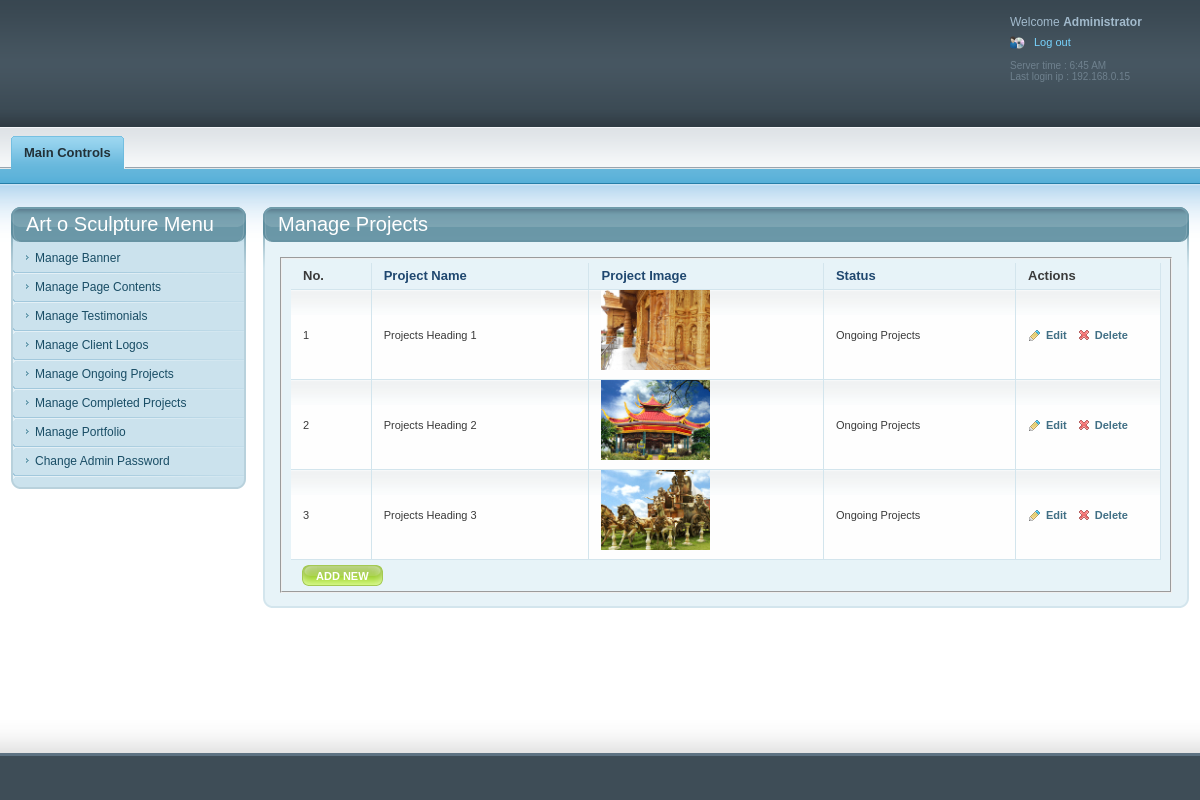
The page /code/admin/manage_projects.php?project_status=O (signed in) on the database its author committed.
### tables this page shows
CREATE TABLE `projects` (
  `project_id` int(10) NOT NULL AUTO_INCREMENT,
  `project_name` varchar(255) NOT NULL,
  `project_desc` text NOT NULL,
  `project_thumb` varchar(255) NOT NULL,
  `project_big` varchar(255) NOT NULL,
  `project_status` enum('O','C') NOT NULL DEFAULT 'O',
  PRIMARY KEY (`project_id`)
);

### code/admin/manage_projects.php (the view, shortened to what this page needs)
<?php
include("include/header.php");
?>
<div id="page">
	<div class="inner">
   <?php
   if($_REQUEST['flag'] == "edit" || $_REQUEST['flag'] == "add")
   {
   		$show=mysql_fetch_array(mysql_query("select * from `projects` where project_id = '$_REQUEST[edit_id]' and `project_status` = '$_REQUEST[project_status]'"));
   ?>
        <div class="section">
            <div class="title_wrapper">
                <h2>Manage <?php echo $show['project_name']; ?></h2>
                <span class="title_wrapper_left"></span>
                <span class="title_wrapper_right"></span>
            </div>
            <div class="section_content">
                <div class="sct">
                    <div class="sct_left">
                        <div class="sct_right">
                            <div class="sct_left">
                                <div class="sct_right">
                                    <form action="<?php echo $_SERVER['PHP_SELF']; ?>" class="search_form general_form" method="post" enctype="multipart/form-data">
                                    	<input type="hidden" name="project_id" value="<?php echo $show['project_id']; ?>"/>
                                        <input type="hidden" name="project_status" value="<?php echo $_REQUEST['project_status']; ?>"/>
									<?php
                                    if($_REQUEST['flag'] =="add")
                                    {
                                    ?>
                                        <input type="hidden" name="flag" value="1"/>
                                    <?php
                                    }
                                    else
                                    {
                                    ?>
                                    	<input type="hidden" name="flag" value="2"/>
                                    <?php
                                    }
                                    ?>
                                        <fieldset>
                                            <div class="forms">
                                            	<div class="row">
                                                	<label style="width:130px;">Project Name:</label>
                                                	<div class="inputs" style="width:250px;">
                                                    	<span class="input_wrapper" style="width:300px;">
                                                        	<input class="text" name="project_name" type="text" value="<?php echo $show['project_name']; ?>" />
                                                        </span>
                                                	</div>
                                            	</div>
                                                <div class="row">
                                                	<label>Project Image:</label>
                                                	<div class="inputs">
                                                    	<span class="input_wrapper blank">
                                                        	<img src="<?php echo $show['project_thumb'] ?>" width="100" alt="<?php echo $show['project_name'] ?>"/>&nbsp;<input class="text" name="banner_image" id="banner_image" type="file"/>
                                                        </span>
                                                	</div>
                                            	</div>
                                              <div class="row" style="margin-bottom:20px;">
                                                    <label style="width:130px;">Project Description:</label>
                                                  <div class="inputs"><span class="input_wrapper textarea_wrapper blank">
                                                    <textarea class="text" name="project_desc" id="ajaxfilemanager" ><?php echo stripslashes($show['project_desc']); ?></textarea>
                                                  </span></div>
                                              </div>
  												<div class="row">
                                                	<label style="width:130px;">Project Status:</label>
                                                	<div class="inputs">
                                                    	<span class="input_wrapper_blank">
                                                        	<input name="project_status" type="radio" value="O"
															<?php if($_REQUEST['flag'] == "edit")
																	{
																		if($show['project_status'] == "O")
																		{
																			echo "checked";
																		}
																	}
																	if($_REQUEST['flag'] == "add")
																	{
																		echo "checked";
																	}
															   ?> />&nbsp;Ongoing Projects&nbsp;&nbsp;
                                                            <input name="project_status" type="radio" value="C"
															<?php if($show['project_status'] == "C")
															{
																echo "checked";
															}
																?> />&nbsp;Completed Projects
                                                        </span>
                                                	</div>
                                            	</div>
                                            	<div class="row">
                                                <div class="buttons">
                                                    <ul style="list-style-type:none;">
                                                        <li><span class="button send_form_btn"><span><span><?php if($_REQUEST['flag'] == "add"){ ?>SAVE<?php }
														if($_REQUEST['flag'] == "edit")
														{ ?>UPDATE<?php } ?></span></span>
                                                        <input name="" type="submit" /></span></li>
                                                        <li><span class="button cancel_btn"><span><span>CANCEL</span></span>
                                                        <input name="" type="button" onclick="location.href='manage_projects.php?project_status=<?php echo $_REQUEST['project_status'];?>'" /></span></li>
                                                    </ul>
                                                </div>
                                            </div>
                                           </div>
                                        </fieldset>
                                    </form>
                                </div>
                            </div>
                        </div>
                    </div>
                </div>
                <span class="scb"><span class="scb_left"></span><span class="scb_right"></span></span>
            </div>
		</div>
  <?php
  	}
	else
	{
		$sql=mysql_query("select * from `projects` where `project_status` = '$_REQUEST[project_status]' order by `project_id`");
  ?>
     	<div class="section">
    		<div class="title_wrapper">
        		<h2>Manage Projects</h2>
       			<span class="title_wrapper_left"></span>
        		<span class="title_wrapper_right"></span>
    		</div>
			<div class="section_content">
                <div class="sct">
                    <div class="sct_left">
                        <div class="sct_right">
                            <div class="sct_left">
                                <div class="sct_right">
                                    <form action="#">
                                    <fieldset>
                                    <div class="table_wrapper">
                                        <div class="table_wrapper_inner">
                                        <table cellpadding="0" cellspacing="0" width="100%">
                                            <tbody>
                                            <tr>
                                                <th>No.</th>
                                                <th><a href="#">Project Name</a></th>
                                                <th><a href="#">Project Image</a></th>
                                                <th><a href="#">Status</a></th>
                                                <th style="width: 96px;">Actions</th>
                                            </tr>
										<?php
                                        $i=1;
                                        while($show=mysql_fetch_array($sql))
                                        {
                                        ?>
                                            <tr class="first">
                                                <td><?php echo $i; ?></td>
                                                <td><?php echo $show['project_name']; ?></td>
                                                <td><img src="<?php echo $show['project_thumb']; ?>" height="80" alt="<?php echo $show['project_name']; ?>"/></td>
                                                <td><?php if($show['project_status'] == "O"){echo "Ongoing Projects";}else{echo "Completed Projects";} ?></td>
                                                <td style="width: 96px;">
                                                    <div class="actions_menu">
                                                        <ul>
                                                            <li><a class="edit" href="manage_projects.php?flag=edit&edit_id=<?php echo $show['project_id']; ?>&project_status=<?php echo $_REQUEST['project_status'];?>">Edit</a></li>
                                                            <li><a class="delete" href="manage_Projects.php?flag=delete&del_id=<?php echo $show['project_id']; ?>&project_status=<?php echo $_REQUEST['project_status'];?>">Delete</a></li>
                                                        </ul>
                                                    </div>
                                                </td>
                                            </tr>
										<?php
                                        $i++;
                                        }
                                        ?>
                                        </tbody></table>
                                        </div>
                                    </div>
                                    <div class="table_menu">
                                       <ul class="left">
                                           <li><a href="manage_projects.php?flag=add&project_status=<?php echo $_REQUEST['project_status'];?>" class="button add_new"><span><span>ADD NEW</span></span></a></li>
                                        </ul>
                                    </div>
                                    </fieldset>
                                    </form>
                                </div>
                            </div>
                        </div>
                    </div>
                </div>
				<span class="scb"><span class="scb_left"></span><span class="scb_right"></span></span>
			</div>
        </div>
  <?php
	}
  ?>
    </div>
</div>
<?php
	include("include/left_sidebar.php");
	include("include/footer.php");
	?>

### code/admin/css/general.css (style rules this page uses)
html, body { margin: 0; padding: 0; height: 100%; }
body { font-family: Arial; font-size: 12px; color: #3a3a3a; }
a:link, a:visited, a:active { color: #6b98a8; text-decoration: none; }
#page { float: right; margin-left: -263px; width: 100%; }
#page .inner { margin-left: 263px; padding: 0 11px 0 0; }
.title_wrapper_left { display: block; width: 10px; height: 35px; overflow: hidden; background:url(layout/site/title_wrapper_left.png); position: absolute; top: 0; left: -10px; }
.title_wrapper_right { display: block; width: 10px; height: 35px; overflow: hidden; background:url(layout/site/title_wrapper_right.png); position: absolute; top: 0; right: -10px; }
.title_wrapper { background:#6997a7 url(layout/site/title_wrapper_middle.png) repeat-x; padding: 0 5px; margin: 0 10px; position: relative; top: 0; left: 0; color: #fff; min-height: 1px; }
.title_wrapper:after { content: "."; display: block; height: 0; clear: both; visibility: hidden; }
.title_wrapper h2 { font-size: 20px; font-weight: normal; line-height: 35px; margin: 0; padding: 0; float: left; white-space: nowrap; }
.section { padding: 0 0 17px; }
.scb { height: 10px; margin: 0 10px; background: #e7f3f8 url(layout/site/scb.png) repeat-x; display: block; position: relative; top: 0; left: 0; min-height: 1px; }
.scb_left { width: 10px; height: 10px; display: block; overflow: hidden; background:url(layout/site/scb_left.png); position: absolute; top: 0; left: -10px; }
.scb_right { width: 10px; height: 10px; display: block; overflow: hidden; background:url(layout/site/scb_right.png); position: absolute; top: 0; right: -10px; }
.sct { background: #e7f3f8; }
.sct_left { background: url(layout/site/sct_left_right.gif) repeat-y; }
.sct_right { background: url(layout/site/sct_left_right.gif) repeat-y right top; }
.sct_left .sct_left { background:url(layout/site/sct_left.gif) no-repeat; }
.sct_left .sct_left .sct_right { background:url(layout/site/sct_right.gif) no-repeat right top; min-height: 30px; padding: 15px 15px 5px; }

### code/admin/css/dashboard.css (style rules this page uses)
.table_wrapper { width: 100%; margin: 0 auto; font-size: 11px; }
.table_wrapper td, .table_wrapper th { border: solid #d3e5ed; border-width: 0 1px 1px 0; }
.table_wrapper th { font-weight: bold; font-size: 13px; }
.table_wrapper th a:link, .table_wrapper th a:visited, .table_wrapper th a:hover, .table_wrapper th a:active { color: #1f476f; display: block; display: inline-block; background-repeat: no-repeat; background-position: right center; padding: 0 16px 0 0; }
.table_wrapper td , .table_wrapper th { text-align: left; padding: 0 12px; line-height: 26px; }
.table_wrapper td { background: #fefefe url(layout/site/tables/td_bg1.gif) repeat-x; }
.table_menu { width: 100%; overflow: hidden; padding: 5px 0 0; margin: 0 0 -3px; position: relative; top: 0; left: 0; z-index: 1; }
.table_menu ul { margin: 0; padding: 0; }
.table_menu .left { float: left; padding: 0 0 0 11px; }
.table_menu li { float: left; margin: 0; padding: 0 6px 0 0; list-style: none; }

### code/admin/css/tables.css (style rules this page uses)
.actions_menu a:link, .actions_menu a:visited, .actions_menu a:hover, .actions_menu a:active { display: block; padding: 0 0 0 18px; font-weight: bold; font-size: 11px; color: #406f85; background-repeat: no-repeat; background-position: left center; }
.actions_menu { overflow: hidden; width: 120px; }
.actions_menu ul { margin: 0; padding: 0; float: left; width: 200px; }
.actions_menu li { margin: 0; padding: 0 10px 0 0; list-style: none; float: left; }
.edit { background-image:url(layout/site/tables/edit_action.gif); }
.delete { background-image:url(layout/site/tables/action4.gif); }

### code/admin/css/forms.css (style rules this page uses)
.button { display: block; color: #fff; background:url(layout/submit_middle.gif) repeat-x; font-size: 11px; overflow: hidden; position: relative; top: 0; left: 0; float: left; font-weight: bold; text-decoration: none; }
a.button:link, a.button:visited, a.button:active { cursor: pointer; color: #fff; text-decoration: none; }
.button span { background:url(layout/submit_left.gif) no-repeat; display: block; float: left; white-space: nowrap; }
.button span span { background:url(layout/submit_right.gif) no-repeat right 0; display: block; padding: 0 14px; height: 21px; line-height: 22px; }
a.add_new { background-image:url(layout/site/tables/add_new_middle.gif); background-color: #a8d741; }
a.add_new span { background-image:url(layout/site/tables/add_new_left.gif); }
a.add_new span span { background-image:url(layout/site/tables/add_new_right.gif); }

### rows shown on the page
projects: project_name "Projects Heading 1", project_thumb (picture), project_status "Ongoing Projects"
projects: project_name "Projects Heading 2", project_thumb (picture), project_status "Ongoing Projects"
projects: project_name "Projects Heading 3", project_thumb (picture), project_status "Ongoing Projects"
